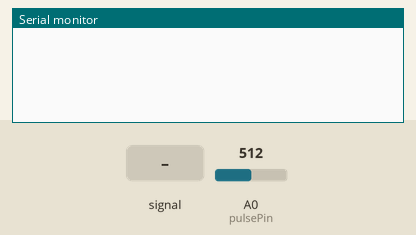
This sketch was run on a simulated Arduino Uno, built with avr-gcc and run on an emulated ATmega328P. Parts: the last lines printed to the serial monitor. Inputs (shaded band) come from the test bench; at power-on: A0 (pulsePin) = 512.

Above: at 1.2 s.
1.3 s: A0 (pulsePin) fed a 200 Hz sine of ±81 counts around its level
At 2.38 s:
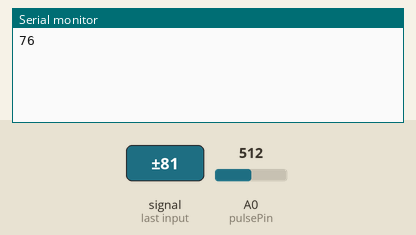
4.0 s: A0 (pulsePin) fed a 2 Hz sine of ±306 counts around its level
At 5.4 s:
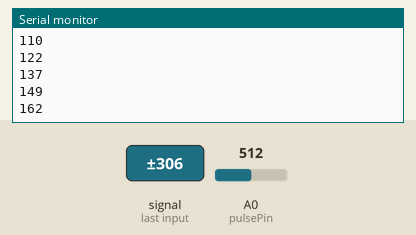
Timing chart, 0 to 7.0 s (numbered marks = the images above; inputs shaded):
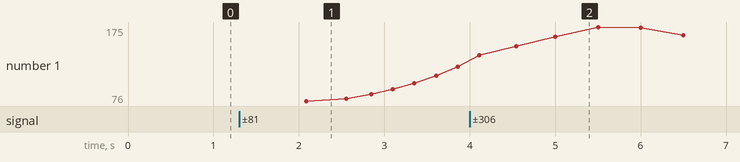

Measured:
- after the input at 1.3 s, the serial monitor: prints a new line after 0.79 s (image 1)
- after the input at 4.0 s, the serial monitor: prints a new line after 0.54 s (image 2)
- plotted number 1: 122 → 120 after the input at 4.0 s

The sketch:

HeartRate.ino
```cpp
/*  Pulse Sensor Amped 1.4    by Joel Murphy and Yury Gitman   http://www.pulsesensor.com

----------------------  Notes ----------------------  ----------------------
This code:
1) Blinks an LED to User's Live Heartbeat   PIN 13
2) Fades an LED to User's Live HeartBeat
3) Determines BPM
4) Prints All of the Above to Serial

Read Me:
https://github.com/WorldFamousElectronics/PulseSensor_Amped_Arduino/blob/master/README.md
 ----------------------       ----------------------  ----------------------
*/

//  Variables
int pulsePin = 0;                 // Pulse Sensor purple wire connected to analog pin 0
int blinkPin = 13;                // pin to blink led at each beat
int fadePin = 5;                  // pin to do fancy classy fading blink at each beat
int fadeRate = 0;                 // used to fade LED on with PWM on fadePin

// Volatile Variables, used in the interrupt service routine!
volatile int BPM;                   // int that holds raw Analog in 0. updated every 2mS
volatile int Signal;                // holds the incoming raw data
volatile int IBI = 600;             // int that holds the time interval between beats! Must be seeded!
volatile boolean Pulse = false;     // "True" when User's live heartbeat is detected. "False" when not a "live beat".
volatile boolean QS = false;        // becomes true when Arduoino finds a beat.

// Regards Serial OutPut  -- Set This Up to your needs
static boolean serialVisual = true;   // Set to 'false' by Default.  Re-set to 'true' to see Arduino Serial Monitor ASCII Visual Pulse


void setup(){
  // pin that will fade to your heartbeat!
  Serial.begin(115200);             // we agree to talk fast!
  interruptSetup();                 // sets up to read Pulse Sensor signal every 2mS
   // IF YOU ARE POWERING The Pulse Sensor AT VOLTAGE LESS THAN THE BOARD VOLTAGE,
   // UN-COMMENT THE NEXT LINE AND APPLY THAT VOLTAGE TO THE A-REF PIN
//   analogReference(EXTERNAL);
}


//  Where the Magic Happens
void loop(){
  if (QS == true){     // A Heartbeat Was Found
                       // BPM and IBI have been Determined
                       // Quantified Self "QS" true when arduino finds a heartbeat
        serialOutputWhenBeatHappens();   // A Beat Happened, Output that to serial.
        QS = false;                      // reset the Quantified Self flag for next time
  }
}
```

AllSerialHandling.ino
```cpp
//  Decides How To OutPut BPM and IBI Data
void serialOutputWhenBeatHappens(){
 if (serialVisual == true){            //  Code to Make the Serial Monitor Visualizer Work
    //AQUI tenemos la variable BPM con valor
    //En lugar de enviarla por serial, está variable habrá que añadirla a pantalla LCD
    Serial.println(BPM);

 }
}

//  Code to Make the Serial Monitor Visualizer Work
void arduinoSerialMonitorVisual(char symbol, int data ){
  const int sensorMin = 0;      // sensor minimum, discovered through experiment
  const int sensorMax = 1024;    // sensor maximum, discovered through experiment

  int sensorReading = data;
  // map the sensor range to a range of 12 options:
  int range = map(sensorReading, sensorMin, sensorMax, 0, 11);

  // do something different depending on the
  // range value:
  switch (range) {
  case 0:
    Serial.println("");     /////ASCII Art Madness
    break;
  case 1:
    Serial.println("---");
    break;
  case 2:
    Serial.println("------");
    break;
  case 3:
    Serial.println("---------");
    break;
  case 4:
    Serial.println("------------");
    break;
  case 5:
    Serial.println("--------------|-");
    break;
  case 6:
    Serial.println("--------------|---");
    break;
  case 7:
    Serial.println("--------------|-------");
    break;
  case 8:
    Serial.println("--------------|----------");
    break;
  case 9:
    Serial.println("--------------|----------------");
    break;
  case 10:
    Serial.println("--------------|-------------------");
    break;
  case 11:
    Serial.println("--------------|-----------------------");
    break;

  }
}
```

Interrupt.ino
```cpp
volatile int rate[10];                    // array to hold last ten IBI values
volatile unsigned long sampleCounter = 0;          // used to determine pulse timing
volatile unsigned long lastBeatTime = 0;           // used to find IBI
volatile int P =512;                      // used to find peak in pulse wave, seeded
volatile int T = 512;                     // used to find trough in pulse wave, seeded
volatile int thresh = 525;                // used to find instant moment of heart beat, seeded
volatile int amp = 100;                   // used to hold amplitude of pulse waveform, seeded
volatile boolean firstBeat = true;        // used to seed rate array so we startup with reasonable BPM
volatile boolean secondBeat = false;      // used to seed rate array so we startup with reasonable BPM


void interruptSetup(){
  // Initializes Timer2 to throw an interrupt every 2mS.
  TCCR2A = 0x02;     // DISABLE PWM ON DIGITAL PINS 3 AND 11, AND GO INTO CTC MODE
  TCCR2B = 0x06;     // DON'T FORCE COMPARE, 256 PRESCALER
  OCR2A = 0X7C;      // SET THE TOP OF THE COUNT TO 124 FOR 500Hz SAMPLE RATE
  TIMSK2 = 0x02;     // ENABLE INTERRUPT ON MATCH BETWEEN TIMER2 AND OCR2A
  sei();             // MAKE SURE GLOBAL INTERRUPTS ARE ENABLED
}


// THIS IS THE TIMER 2 INTERRUPT SERVICE ROUTINE.
// Timer 2 makes sure that we take a reading every 2 miliseconds
ISR(TIMER2_COMPA_vect){                         // triggered when Timer2 counts to 124
  cli();                                      // disable interrupts while we do this
  Signal = analogRead(pulsePin);              // read the Pulse Sensor
  sampleCounter += 2;                         // keep track of the time in mS with this variable
  int N = sampleCounter - lastBeatTime;       // monitor the time since the last beat to avoid noise

    //  find the peak and trough of the pulse wave
  if(Signal < thresh && N > (IBI/5)*3){       // avoid dichrotic noise by waiting 3/5 of last IBI
    if (Signal < T){                        // T is the trough
      T = Signal;                         // keep track of lowest point in pulse wave
    }
  }

  if(Signal > thresh && Signal > P){          // thresh condition helps avoid noise
    P = Signal;                             // P is the peak
  }                                        // keep track of highest point in pulse wave

  //  NOW IT'S TIME TO LOOK FOR THE HEART BEAT
  // signal surges up in value every time there is a pulse
  if (N > 250){                                   // avoid high frequency noise
    if ( (Signal > thresh) && (Pulse == false) && (N > (IBI/5)*3) ){
      Pulse = true;                               // set the Pulse flag when we think there is a pulse
      digitalWrite(blinkPin,HIGH);                // turn on pin 13 LED
      IBI = sampleCounter - lastBeatTime;         // measure time between beats in mS
      lastBeatTime = sampleCounter;               // keep track of time for next pulse

      if(secondBeat){                        // if this is the second beat, if secondBeat == TRUE
        secondBeat = false;                  // clear secondBeat flag
        for(int i=0; i<=9; i++){             // seed the running total to get a realisitic BPM at startup
          rate[i] = IBI;
        }
      }

      if(firstBeat){                         // if it's the first time we found a beat, if firstBeat == TRUE
        firstBeat = false;                   // clear firstBeat flag
        secondBeat = true;                   // set the second beat flag
        sei();                               // enable interrupts again
        return;                              // IBI value is unreliable so discard it
      }


      // keep a running total of the last 10 IBI values
      word runningTotal = 0;                  // clear the runningTotal variable

      for(int i=0; i<=8; i++){                // shift data in the rate array
        rate[i] = rate[i+1];                  // and drop the oldest IBI value
        runningTotal += rate[i];              // add up the 9 oldest IBI values
      }

      rate[9] = IBI;                          // add the latest IBI to the rate array
      runningTotal += rate[9];                // add the latest IBI to runningTotal
      runningTotal /= 10;                     // average the last 10 IBI values
      BPM = 60000/runningTotal;               // how many beats can fit into a minute? that's BPM!
      QS = true;                              // set Quantified Self flag
      // QS FLAG IS NOT CLEARED INSIDE THIS ISR
    }
  }

  if (Signal < thresh && Pulse == true){   // when the values are going down, the beat is over
   digitalWrite(blinkPin,LOW);            // turn off pin 13 LED
    Pulse = false;                         // reset the Pulse flag so we can do it again
    amp = P - T;                           // get amplitude of the pulse wave
    thresh = amp/2 + T;                    // set thresh at 50% of the amplitude
    P = thresh;                            // reset these for next time
    T = thresh;
  }

  if (N > 2500){                           // if 2.5 seconds go by without a beat
    thresh = 512;                          // set thresh default
    P = 512;                               // set P default
    T = 512;                               // set T default
    lastBeatTime = sampleCounter;          // bring the lastBeatTime up to date
    firstBeat = true;                      // set these to avoid noise
    secondBeat = false;                    // when we get the heartbeat back
  }

  sei();                                   // enable interrupts when youre done!
}// end isr
```
